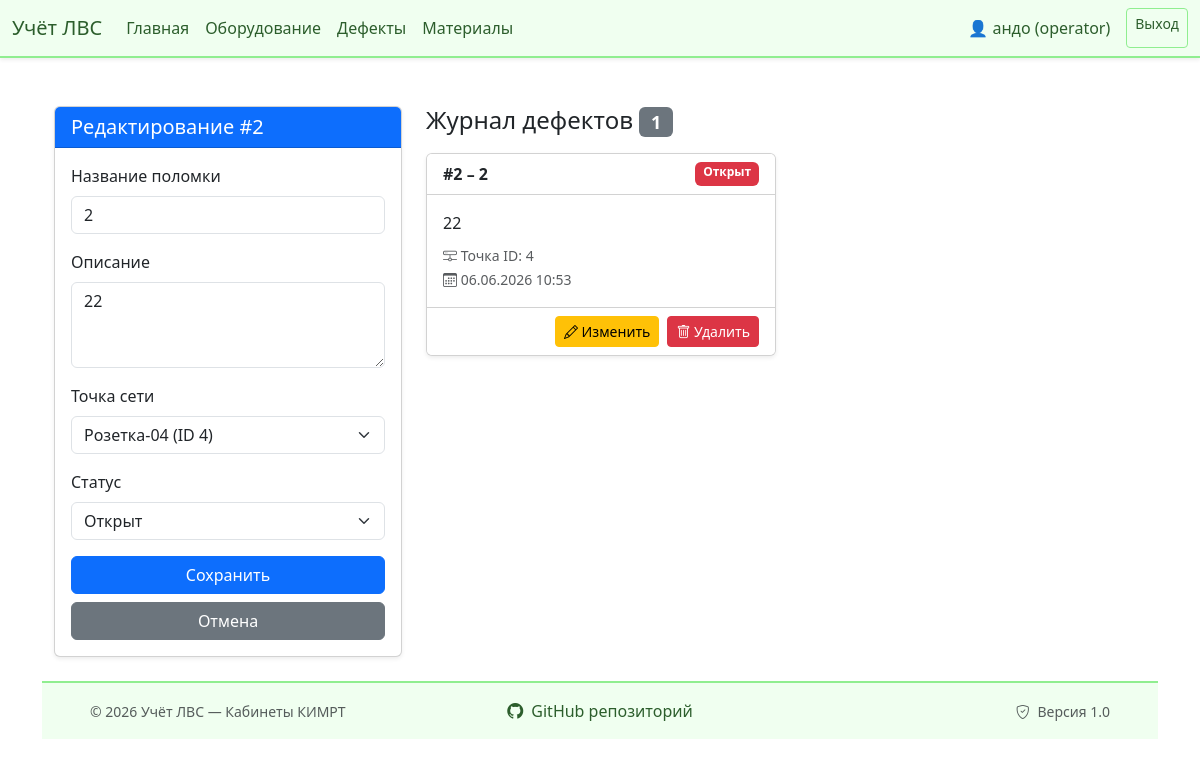
/superproject/controllers/defects.controller.php?edit_id=2 (signed in), run on the app's committed database.
### tables this page shows
CREATE TABLE `defects` (
  `id` int(11) NOT NULL,
  `title` varchar(255) NOT NULL,
  `point_id` int(11) NOT NULL,
  `category` varchar(50) DEFAULT NULL,
  `severity` enum('high','medium','low') DEFAULT 'medium',
  `description` text NOT NULL,
  `status` enum('open','in_progress','closed') DEFAULT 'open',
  `photo_path` varchar(255) DEFAULT NULL,
  `created_by` int(11) DEFAULT NULL,
  `created_at` timestamp NULL DEFAULT CURRENT_TIMESTAMP
);

CREATE TABLE `network_points` (
  `id` int(11) NOT NULL,
  `label` varchar(20) NOT NULL,
  `type` enum('socket','switch','cable_run','patch_cord') NOT NULL,
  `location_id` int(11) DEFAULT NULL,
  `location_end_id` int(11) DEFAULT NULL,
  `status` enum('active','defect','decommissioned') DEFAULT 'active',
  `last_check` date DEFAULT NULL
);

### superproject/models/defects.model.php (called while the page is built, shortened)
<?php
function getDefects($pdo) {
    $sql = "SELECT * FROM defects ORDER BY created_at DESC";
    $stmt = $pdo->prepare($sql);
    $stmt->execute();
    return $stmt->fetchAll(PDO::FETCH_ASSOC);
}
function getDefectById($pdo, $id) {
    $sql = "SELECT * FROM defects WHERE id = :id";
    $stmt = $pdo->prepare($sql);
    $stmt->execute([':id' => $id]);
    return $stmt->fetch(PDO::FETCH_ASSOC);
}

### superproject/models/inventory.model.php (called while the page is built, shortened)
<?php
if (!function_exists('getStatsPoints')) {
    function getStatsPoints($pdo) {
        $sql = "SELECT * FROM network_points";
        $stmt = $pdo->prepare($sql);
        $stmt->execute();
        return $stmt->fetchAll();
    }
}

### superproject/views/defects.view.php (the view, shortened to what this page needs)
<!DOCTYPE html>
<html lang="ru">
<head>
    <link href="https://cdn.jsdelivr.net/npm/bootstrap@5.3.3/dist/css/bootstrap.min.css" rel="stylesheet">
    <link rel="stylesheet" href="https://cdn.jsdelivr.net/npm/bootstrap-icons@1.11.3/font/bootstrap-icons.min.css">
</head>
<body>
<?php include __DIR__ . '/components/header.view.php'; ?>
<div class="container mt-4">
    <div class="row">
        <div class="col-lg-4 mb-4">
            <div class="card shadow-sm">
                <div class="card-header bg-primary text-white">
                    <h5 class="mb-0"><?= isset($editableDefect) ? "Редактирование #{$editableDefect['id']}" : "Новый дефект" ?></h5>
                </div>
                <div class="card-body">
                    <form method="POST">
                        <div class="mb-3">
                            <label class="form-label">Название поломки</label>
                            <input type="text" name="title" class="form-control" required
                                   value="<?= htmlspecialchars($editableDefect['title'] ?? '') ?>">
                        </div>
                        <div class="mb-3">
                            <label class="form-label">Описание</label>
                            <textarea name="description" rows="3" class="form-control" required><?= htmlspecialchars($editableDefect['description'] ?? '') ?></textarea>
                        </div>
                        <div class="mb-3">
                            <label class="form-label">Точка сети</label>
                            <select name="point_id" class="form-select" required>
                                <?php foreach ($networkPoints as $point): ?>
                                    <option value="<?= $point['id'] ?>" <?= (isset($editableDefect) && $editableDefect['point_id'] == $point['id']) ? 'selected' : '' ?>>
                                        <?= htmlspecialchars($point['label']) ?> (ID <?= $point['id'] ?>)
                                    </option>
                                <?php endforeach; ?>
                            </select>
                        </div>
                        <?php if (isset($editableDefect)): ?>
                            <div class="mb-3">
                                <label class="form-label">Статус</label>
                                <select name="status" class="form-select">
                                    <option value="open" <?= $editableDefect['status'] == 'open' ? 'selected' : '' ?>>Открыт</option>
                                </select>
                            </div>
                        <?php endif; ?>
                        <button type="submit" class="btn btn-primary w-100"><?= isset($editableDefect) ? "Сохранить" : "Добавить" ?></button>
                        <?php if (isset($editableDefect)): ?>
                            <a href="defects.controller.php" class="btn btn-secondary w-100 mt-2">Отмена</a>
                        <?php endif; ?>
                    </form>
                </div>
            </div>
        </div>
        <div class="col-lg-8">
            <h4 class="mb-3">Журнал дефектов <span class="badge bg-secondary"><?= count($defects) ?></span></h4>
            <?php if (empty($defects)): ?>
                <div class="alert alert-info text-center">Дефектов пока нет</div>
            <?php else: ?>
                <div class="grid-container">
                    <?php foreach ($defects as $d):
                        switch ($d['status']) {
                            case 'open':
                                $border = 'border-open';
                                $badge = 'bg-danger';
                                $statusText = 'Открыт';
                                break;
                        }
                        ?>
                        <div class="card defect-card shadow-sm <?= $border ?>">
                            <div class="card-header bg-white d-flex justify-content-between">
                                <strong>#<?= $d['id'] ?> – <?= htmlspecialchars($d['title']) ?></strong>
                                <span class="badge <?= $badge ?>"><?= $statusText ?></span>
                            </div>
                            <div class="card-body">
                                <p class="mb-2"><?= nl2br(htmlspecialchars($d['description'])) ?></p>
                                <small class="text-muted">
                                    <i class="bi bi-hdd-network"></i> Точка ID: <?= $d['point_id'] ?><br>
                                    <i class="bi bi-calendar3"></i> <?= date('d.m.Y H:i', strtotime($d['created_at'])) ?>
                                </small>
                            </div>
                            <div class="card-footer bg-white d-flex justify-content-end gap-2">
                                <a href="?edit_id=<?= $d['id'] ?>" class="btn btn-sm btn-warning"><i class="bi bi-pencil"></i> Изменить</a>
                                <form method="POST" style="display:inline" onsubmit="return confirm('Удалить дефект?')">
                                    <button class="btn btn-sm btn-danger"><i class="bi bi-trash"></i> Удалить</button>
                                </form>
                            </div>
                        </div>
                    <?php endforeach; ?>
                </div>
            <?php endif; ?>
        </div>
    </div>
</div>
<?php include __DIR__ . '/components/footer.view.php'; ?>
</body>
</html>

### superproject/views/defects.view.php (style rules this page uses)
.defect-card { transition: 0.2s; border-left: 4px solid; margin-bottom: 20px; }
.border-open { border-left-color: #dc3545; }
.grid-container { display: grid; grid-template-columns: repeat(auto-fill, minmax(350px, 1fr)); gap: 20px; }

### superproject/views/components/header.view.php (style rules this page uses)
body { display: flex; flex-direction: column; min-height: 100vh; margin: 0; }
.container { flex: 1; }

### data on the page
defects: id "2", title "2", description "22", point_id "Розетка-04 (ID 4)", status "Открыт", point "4", created_at "06.06.2026 10:53"

### other printed values
$_SESSION['user']['login'] "андо"
$_SESSION['user']['role'] "operator"
count($defects) "1"
